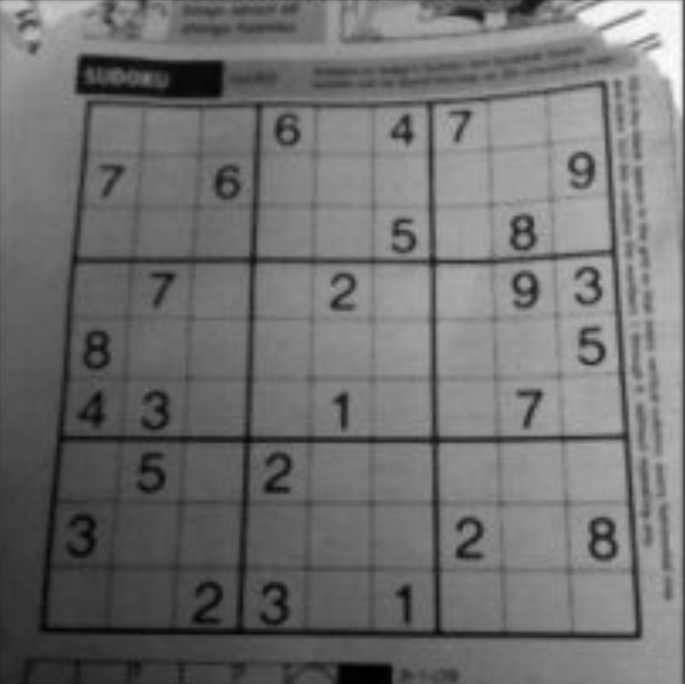
#> input picture LAB/Lab_8/sudoku.png, 685 x 684 px, found by its file name
$ jupyter execute LAB8.ipynb
#> lines starting #> are read from the running program, lines starting #| are printed output that depends on the picture; after the words box and inside, x2 and y2 are one past the last pixel; in counts of white or black regions, pixels touching at a corner belong together
---
Author: The Tuan Trinh \
Date: 01/06/2026
---

[cell 1]
import os
import platform
print("=" * 100)
print("OS Name:", os.name)
print("System:", platform.system())
print("Release:", platform.release())
print("Machine:", platform.machine())
print("Processor:", platform.processor())
print("Platform:", platform.platform())

print("\nEnvironment Variables (sample):")
for key, value in list(os.environ.items())[:15]:
    print(f"{key} = {value}")

[cell 2]
platform.python_version()

# Lab 8 - Image Thresholding

## Simple Thresholding

[cell 3]
import numpy as np
import cv2 as cv
import matplotlib.pyplot as plt
h, w = 132, 129
x = np.linspace(0, 255, w, dtype=np.uint8)
img = np.tile(x, (h, 1))

[cell 4]
ret,thresh1 = cv.threshold(img,127,255,cv.THRESH_BINARY)
ret,thresh2 = cv.threshold(img,127,255,cv.THRESH_BINARY_INV)
ret,thresh3 = cv.threshold(img,127,255,cv.THRESH_TRUNC)
ret,thresh4 = cv.threshold(img,127,255,cv.THRESH_TOZERO)
ret,thresh5 = cv.threshold(img,127,255,cv.THRESH_TOZERO_INV)

titles = ['Original Image','BINARY','BINARY_INV','TRUNC','TOZERO','TOZERO_INV']
images = [img, thresh1, thresh2, thresh3, thresh4, thresh5]

for i in range(6):
    plt.subplot(2,3,i+1),plt.imshow(images[i],'gray',vmin=0,vmax=255)
    plt.title(titles[i])
    plt.xticks([]),plt.yticks([])

plt.show()
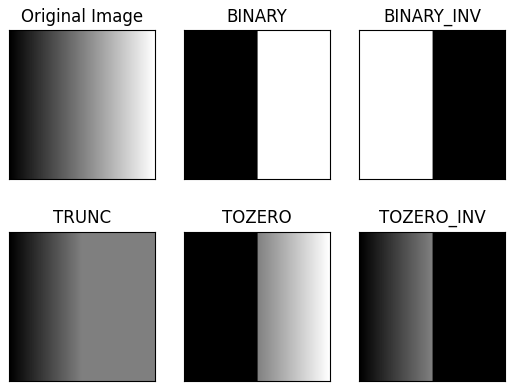
#> figure drawn by matplotlib, 6 panels

## Adaptive Thresholding

[cell 5]
import urllib.request
from PIL import Image
import io
img = cv.imread('D:\\MASTER\\EEE803145 - IP\\LAB\\LAB8\\sudoku.png', cv.IMREAD_GRAYSCALE)
#> img: shape (684, 685); min 0, max 254, mean 112.1
assert img is not None, "file could not be read, check with os.path.exists()"
img = cv.medianBlur(img,5)

ret,th1 = cv.threshold(img,127,255,cv.THRESH_BINARY)
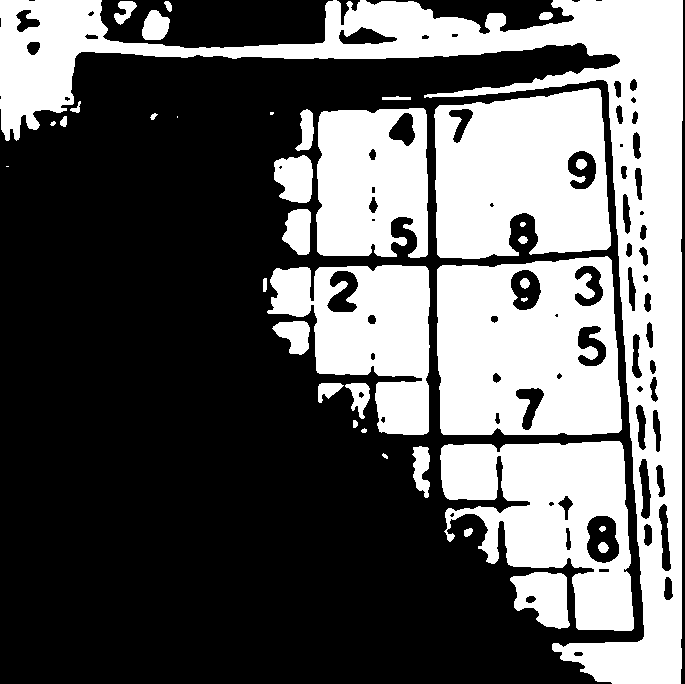
#> th1: shape (684, 685); 37.8% white; 38 white regions (3 under 20 px), largest, box (x1, y1, x2, y2) and area: (0, 0, 683, 684) 63257, (437, 256, 622, 435) 27808, (434, 88, 611, 259) 24603
th2 = cv.adaptiveThreshold(img,255,cv.ADAPTIVE_THRESH_MEAN_C,\
            cv.THRESH_BINARY,11,2)
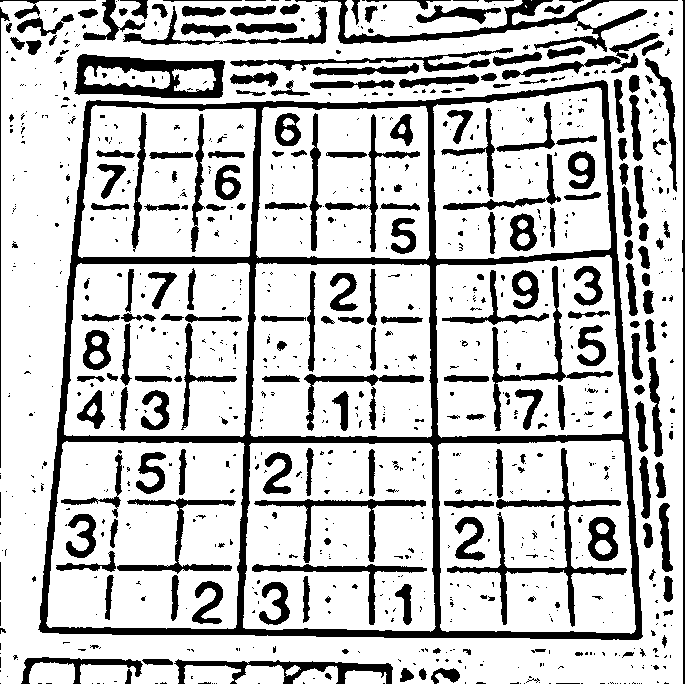
#> th2: shape (684, 685); 77% white; 933 black regions (682 under 20 px), largest, box (x1, y1, x2, y2) and area: (38, 80, 643, 640) 28110, (295, 0, 678, 52) 3322, (74, 54, 225, 98) 3310
th3 = cv.adaptiveThreshold(img,255,cv.ADAPTIVE_THRESH_GAUSSIAN_C,\
            cv.THRESH_BINARY,11,2)
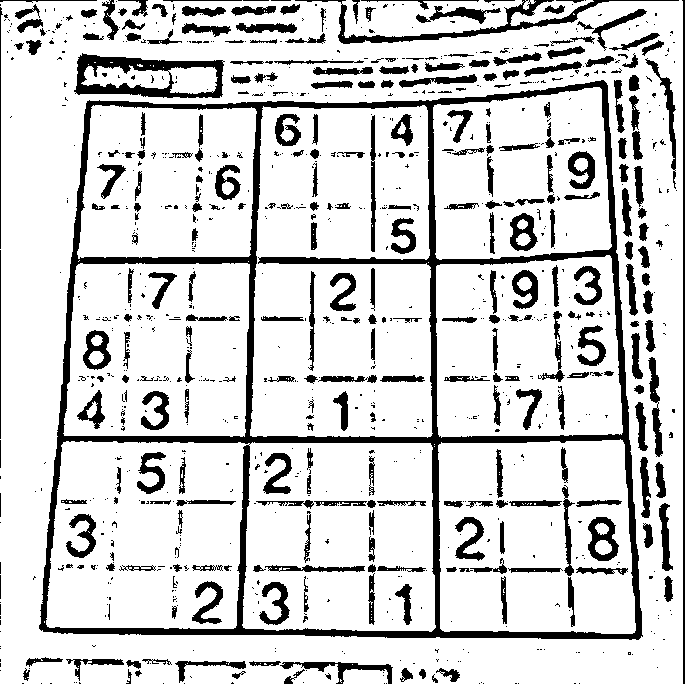
#> th3: shape (684, 685); 82.6% white; 973 black regions (658 under 20 px), largest, box (x1, y1, x2, y2) and area: (39, 80, 643, 640) 26025, (74, 53, 225, 98) 2812, (295, 0, 679, 44) 2105

titles = ['Original Image', 'Global Thresholding (v = 127)',
            'Adaptive Mean Thresholding', 'Adaptive Gaussian Thresholding']
images = [img, th1, th2, th3]

for i in range(4):
    plt.subplot(2,2,i+1),plt.imshow(images[i],'gray')
    plt.title(titles[i])
    plt.xticks([]),plt.yticks([])
plt.show()

## Otsu's Binarization

[cell 6]
import cv2 as cv
import numpy as np
from matplotlib import pyplot as plt

img = cv.imread('D:\\MASTER\\EEE803145 - IP\\LAB\\LAB8\\noisy2.png', cv.IMREAD_GRAYSCALE)
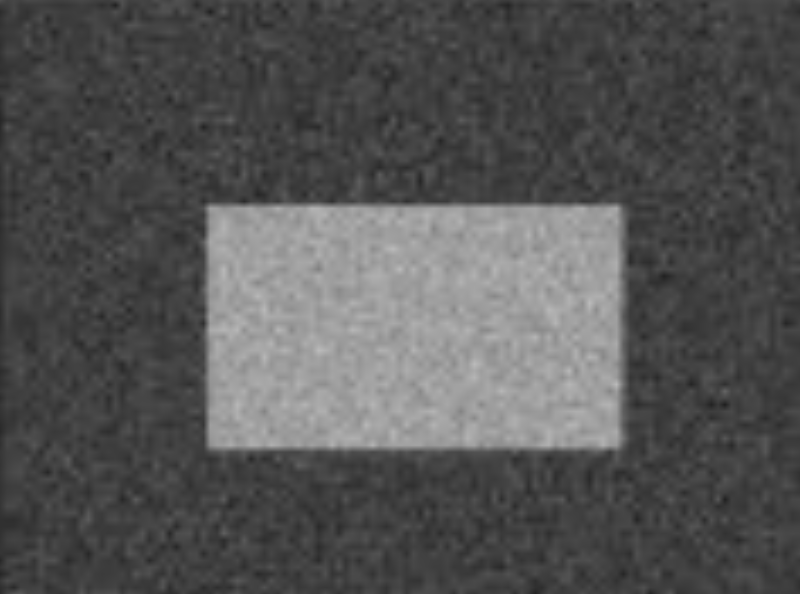
#> input picture LAB/Lab_8/noisy2.png, 800 x 594 px, found by its file name
#> img: shape (594, 800); min 32, max 187, mean 84.2
assert img is not None, "file could not be read, check with os.path.exists()"

# global thresholding
ret1,th1 = cv.threshold(img,127,255,cv.THRESH_BINARY)
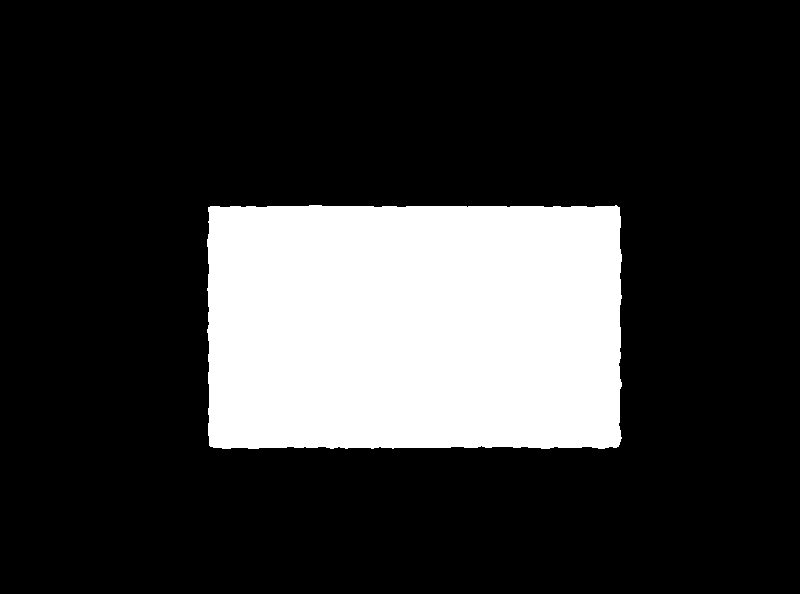
#> th1: shape (594, 800); 21% white; 1 white region, box (x1, y1, x2, y2) and area: (207, 205, 622, 449) 99626

# Otsu's thresholding
ret2,th2 = cv.threshold(img,0,255,cv.THRESH_BINARY+cv.THRESH_OTSU)
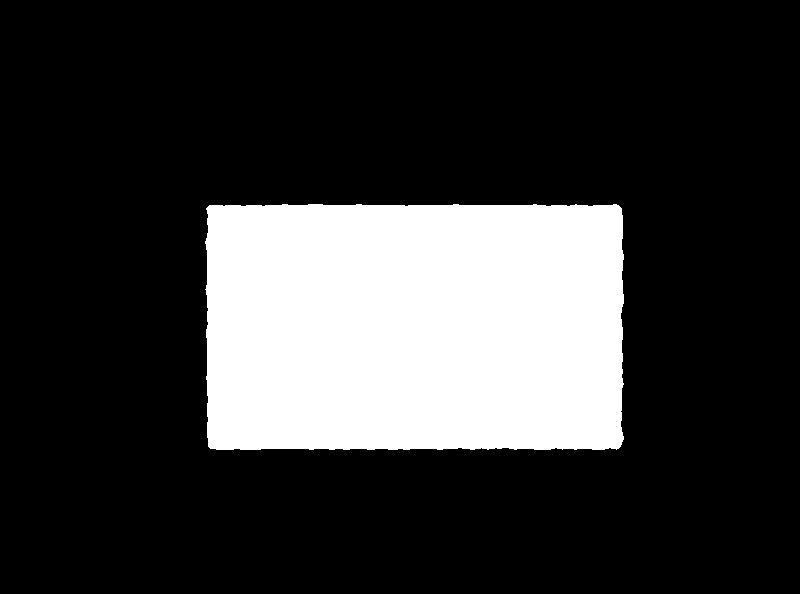
#> th2: shape (594, 800); 21.4% white; 1 white region, box (x1, y1, x2, y2) and area: (205, 204, 624, 450) 101501
#> ret2 = 111

# Otsu's thresholding after Gaussian filtering
blur = cv.GaussianBlur(img,(5,5),0)
ret3,th3 = cv.threshold(blur,0,255,cv.THRESH_BINARY+cv.THRESH_OTSU)
#> th3: shape (594, 800); 21.4% white; 1 white region, box (x1, y1, x2, y2) and area: (205, 204, 624, 450) 101504
#> ret3 = 111

# plot all the images and their histograms
images = [img, 0, th1,
          img, 0, th2,
          blur, 0, th3]
titles = ['Original Noisy Image','Histogram','Global Thresholding (v=127)',
          'Original Noisy Image','Histogram',"Otsu's Thresholding",
          'Gaussian filtered Image','Histogram',"Otsu's Thresholding"]

for i in range(3):
    plt.subplot(3,3,i*3+1),plt.imshow(images[i*3],'gray')
    plt.title(titles[i*3]), plt.xticks([]), plt.yticks([])
    plt.subplot(3,3,i*3+2),plt.hist(images[i*3].ravel(),256)
    plt.title(titles[i*3+1]), plt.xticks([]), plt.yticks([])
    plt.subplot(3,3,i*3+3),plt.imshow(images[i*3+2],'gray')
    plt.title(titles[i*3+2]), plt.xticks([]), plt.yticks([])
plt.show()
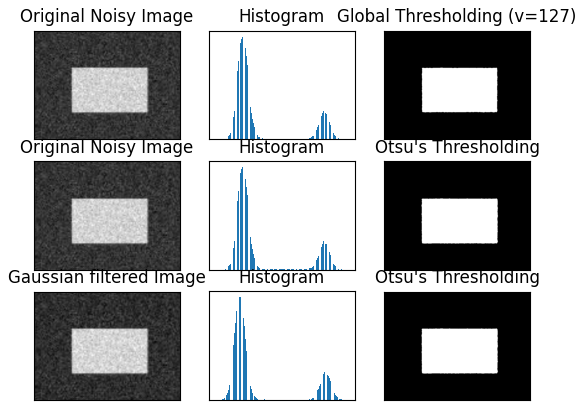
#> figure drawn by matplotlib, 9 panels
